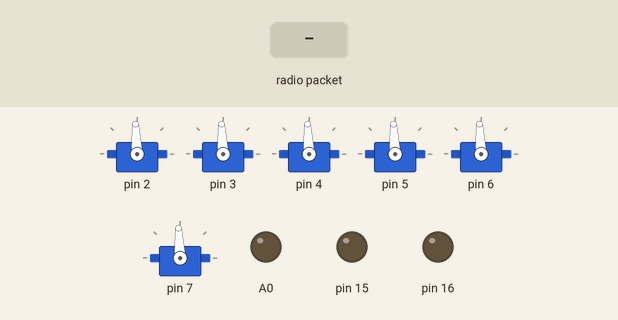
Bench run of a sketch on a simulated Arduino Uno, built with avr-gcc and run on an emulated ATmega328P. On the bench: 6 × servo, output pins drawn as LEDs (lit = HIGH). The test bench sets the inputs (shaded band). No radio packets arrive unless stated.

Above: at 1.2 s.
1.3 s: radio packet "1" arrives
At 1.7 s:
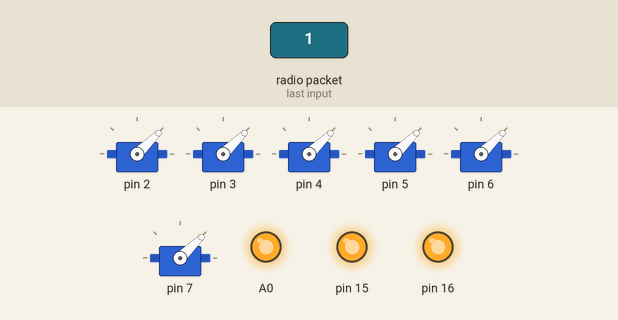
Timing chart, 0 to 4.3 s (numbered marks = the images above; inputs shaded):
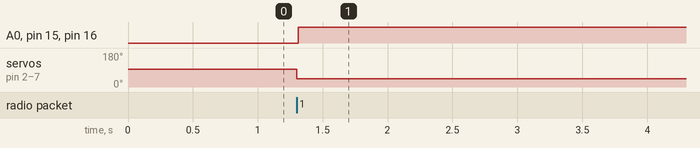

The sketch:

RCReceiver.ino
```cpp
#include "Configuration.h"
#include <RF24.h>
#include <Servo.h>
#include <SoftPWM.h>


/* The actual physical channels on the receiver side, used to control any module using 50Hz PWM Control*/
typedef struct ChannelOutput_t
{
  uint8_t u8_Pin;
  Servo   output;
}ChannelOutput_t;

/* Version 1 of the Receiver PCB contains three Analog channels for general purpose use. Currently, we use SoftPWM on them.
   For this particular define, we assume the AnalogOutput_t as simply being the pin corresponding to the actual output */
typedef uint8_t AnalogOutput_t;


ChannelOutput_t Receiver_Output[N_PHYSICAL_CHANNELS];
AnalogOutput_t  Receiver_Analog_Output[N_ANALOG_CHANNELS];

RF24 radio(RF24_CE_PIN, RF24_CSN_PIN);
RFPayload payload;

void initRadio(RF24* pRadio)
{

  /* Initialize radio*/
  if (!pRadio->begin())
  {
    Serial.println("Radio init failed!");
    // while (1);
  }

  pRadio->setPALevel(RF24_PA_LOW);
  pRadio->setPayloadSize(sizeof(RFPayload));
  pRadio->openReadingPipe(0, RF_Address);
  pRadio->startListening();
}

void initPayload(RFPayload* const pl)
{
  uint8_t idx;
  for(idx = 0; idx < N_CHANNELS; idx++)
  {
    pl->u16_Channels[idx] = ANALOG_HALF_VALUE;
  }
}

void initPhysicalChannels(ChannelOutput_t* pChannelOutput)
{
  /* Initialize output channels with their type and pin. Attach the servo object */
  uint8_t i;
  for(i = 0; i < N_PHYSICAL_CHANNELS; i++)
  {
    pChannelOutput[i].u8_Pin = FIRST_PHYSICAL_CHANNEL + i;
    pChannelOutput[i].output.attach(pChannelOutput[i].u8_Pin);
  }
}

void initAnalogChannels(AnalogOutput_t* pAnalogOutput)
{
  SoftPWMBegin();
  uint8_t i;
  for(i = 0; i < N_ANALOG_CHANNELS; i++)
  {
    pAnalogOutput[i] = FIRST_ANALOG_CHANNEL + i;
    SoftPWMSet(pAnalogOutput[i], 0);
  }

}

bool receivePayload(RFPayload* pl, RF24* pRadio)
{
  uint8_t pipe;
  if (pRadio->available(&pipe))
  {
    uint8_t bytes = pRadio->getPayloadSize();
    pRadio->read(pl, bytes);
#if DEBUG == ON
    printPayload(pl);
#endif
    return true;
  }
  else
  {
  }
  return false;

}


void writePhysicalChannels(const RFPayload* const pl, ChannelOutput_t* pChannelOutput)
{
  uint8_t i;
  // Normal physical channels get controlled just like any comercial receiver, with 50Hz pwm control
  for(i = 0; i < N_PHYSICAL_CHANNELS; i++)
  {
    pChannelOutput[i].output.writeMicroseconds(map(pl->u16_Channels[i], ANALOG_MIN_VALUE, ANALOG_MAX_VALUE, PWM_MIN_MICROSECONDS, PWM_MAX_MICROSECONDS));
  }

}


void writeAnalogChannels(const RFPayload* const pl, AnalogOutput_t* pAnalogOutput)
{
  uint8_t i;
  // For now, on the first version of the receiver pcb, the A0, A1 and A2 pins are connected to 3 outputs pins.
  // Let's use these pins for barebones motor control using the SoftPWM library, to use on simpler projects.

  for(i = 0; i < N_ANALOG_CHANNELS; i++)
  {
    int8_t i8_pwm = map(payload.u16_Channels[i], ANALOG_MIN_VALUE, ANALOG_MAX_VALUE, -100, 100);
    uint8_t u8_polarity = (i8_pwm >= 0) ? SOFTPWM_NORMAL : SOFTPWM_INVERTED;

    SoftPWMSetPolarity(pAnalogOutput[i], u8_polarity);
    SoftPWMSetPercent (pAnalogOutput[i], abs(i8_pwm));
  }

}

void printPayload(RFPayload* pl)
{

  // static unsigned long prevTime;
  uint8_t i;
  // if(millis() - prevTime > 2000)
  // {
    // for(i = 0; i < N_PHYSICAL_CHANNELS; i++)
    // {
    //   Serial.println(pl->u16_Channels[i]);
    // }
  //   prevTime = millis();
  // }
}


void writePayload(RFPayload* pl, ChannelOutput_t* pChannelOutput, AnalogOutput_t* pAnalogOutput)
{
  writePhysicalChannels(pl, pChannelOutput);
  writeAnalogChannels(pl, pAnalogOutput);
}


void setup() {

  Serial.begin(115200);

  initPayload(&payload);
  initPhysicalChannels(Receiver_Output);
  initAnalogChannels(Receiver_Analog_Output);

  initRadio(&radio);

}

void loop()
{
  receivePayload(&payload, &radio);
  writePayload(&payload, Receiver_Output, Receiver_Analog_Output);
  // delay(20);
}
```

Configuration.h
```cpp
// (licence header left out)
#ifndef CONFIGURATION_H
#define CONFIGURATION_H
#include <Arduino.h>


/*
* Feature availability
*/

#define OFF 0u
#define ON  1u

#define DEBUG OFF


/*
 *  PIN Definitions
 */

#define RF24_CSN_PIN              8  // When CSN is low, module listens on SPI port
#define RF24_CE_PIN               9  // CE Selects whether transmit or receive
#define RF24_MOSI_PIN             11 // SPI input. Used to receive data from uC
#define RF24_MISO_PIN             12 // SPI output. Used to send data to uC
#define RF24_SCK_PIN              13 // Serial clock


// Pin definitions for arduino pro micro, testing purposes
// #define RF24_CSN_PIN              8  // When CSN is low, module listens on SPI port
// #define RF24_CE_PIN               9  // CE Selects whether transmit or receive
// #define RF24_MOSI_PIN             16 // SPI input. Used to receive data from uC
// #define RF24_MISO_PIN             14 // SPI output. Used to send data to uC
// #define RF24_SCK_PIN              15 // Serial clock


/*
* NRF24L01 RFCom related
*/

#define RF_ADDRESS_SIZE 3u
const byte RF_Address[RF_ADDRESS_SIZE] = "FG";


/*
* Channel configuration
*/

#define N_CHANNELS             8u // Channels are exactly the same as the remote here. The physical outputs however, might be less
#define N_PHYSICAL_CHANNELS    6u // Channels are exactly the same as the remote here. The physical outputs however, might be less
#define N_ANALOG_CHANNELS      3u
#define FIRST_PHYSICAL_CHANNEL 2u // Currently defined like this becuse the other channels are just after this one. Not the best approach though
#define FIRST_ANALOG_CHANNEL   A0 // Currently defined like this becuse the other channels are just after this one. Not the best approach though


/* Payload definition */

typedef struct RFPayload{
  uint16_t u16_Channels[N_CHANNELS];
}RFPayload;

/*
*
**/

#define ANALOG_MAX_VALUE 1023
#define ANALOG_MIN_VALUE 0
#define ANALOG_HALF_VALUE 512

#define PWM_MAX_MICROSECONDS 2000
#define PWM_MIN_MICROSECONDS 1000


#endif
```

Measured:
- after the input at 1.3 s, A0, pin 15, pin 16: LOW → HIGH at once; servo on pin 2–7: 93° → 44° at once
